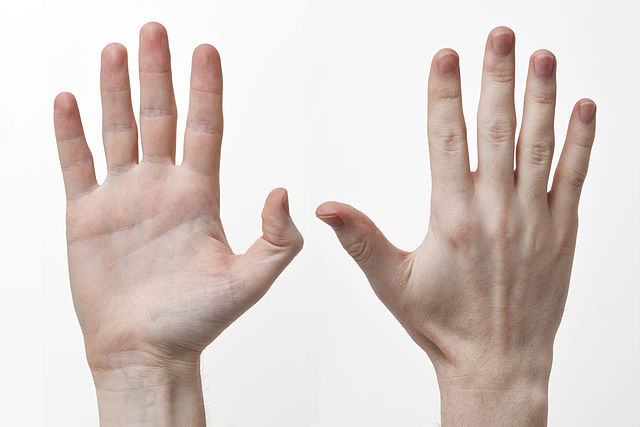
#> input picture Gesture_control_Video_player/emr_workshop/emr_day_2/photos/hand.jpg, 640 x 427 px, found by its file name
$ python hand.py
#> lines starting #> are read from the running program, lines starting #| are printed output that depends on the picture; after the words box and inside, x2 and y2 are one past the last pixel; in counts of white or black regions, pixels touching at a corner belong together
from cv2 import cv2
def nothing(x):
    pass

def createTrackbar():
    cv2.namedWindow("thresholding")
    cv2.createTrackbar("T","thresholding",0,255, nothing)

img_path = './emr_day_2/photos/hand.jpg'
img = cv2.imread(img_path)
#> img is the input picture: shape (427, 640, 3); mean B, G, R 201.5, 206.4, 218.3
cv2.imshow("orignal image",img)
gray_scale  = cv2.cvtColor(img,cv2.COLOR_BGR2GRAY)
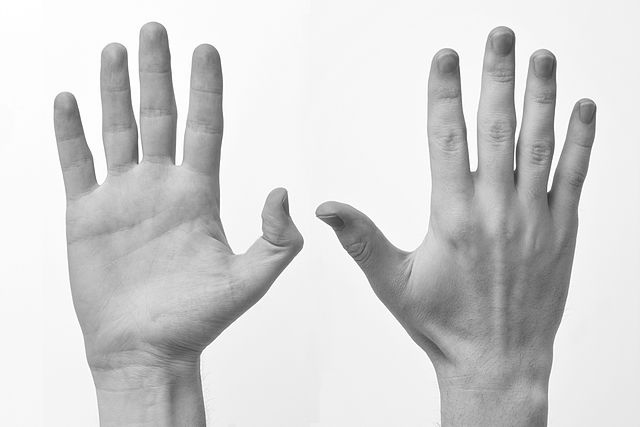
#> gray_scale: shape (427, 640); min 47, max 255, mean 209.4
cv2.imshow("gray scale image", gray_scale)

createTrackbar()
#> slider 'T' is set to 85

while True:
    T = cv2.getTrackbarPos("T","thresholding")
    print(T)
    _,thresh_img  =cv2.threshold(gray_scale,T,255,cv2.THRESH_BINARY)
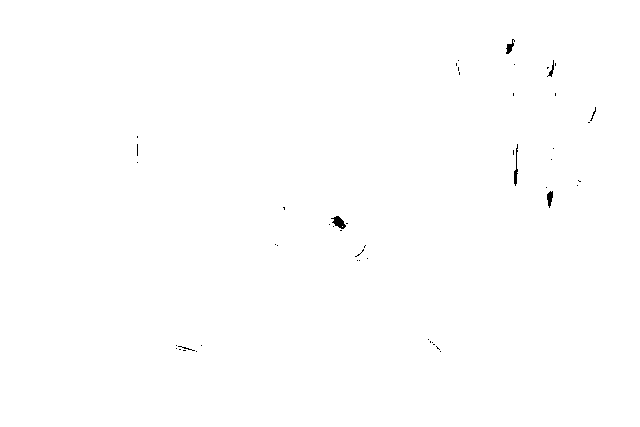
#> thresh_img: shape (427, 640); 99.8% white; 50 black regions (43 under 20 px), largest, box (x1, y1, x2, y2) and area: (331, 216, 346, 229) 106, (514, 144, 518, 186) 76, (547, 191, 553, 208) 67
    cv2.imshow("thresh ig",thresh_img)
    key = cv2.waitKey(1)
#> (key q is pressed here)
    if (key == ord('q')):
        break


# cv2.waitKey(0)
# cv2.release()
cv2.destroyAllWindows()
